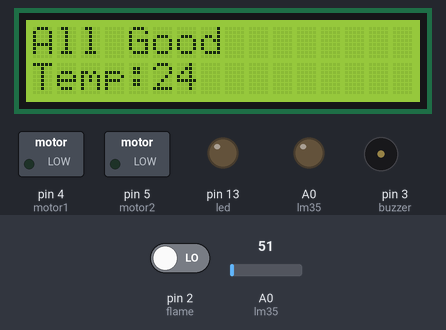
The sketch below on a simulated Arduino Uno, built with avr-gcc and run on an emulated ATmega328P. On the bench: 16×2 character LCD, switched loads named in the sketch (green lamp = pin HIGH), output pins drawn as LEDs (lit = HIGH), buzzer (waves = sounding, pin HIGH). Inputs (shaded band) come from the test bench; at power-on: pin 2 (flame) LOW, A0 (lm35) = 51.

Above: at 2.2 s.
2.3 s: pin 2 (flame) driven HIGH
At 3.4 s:
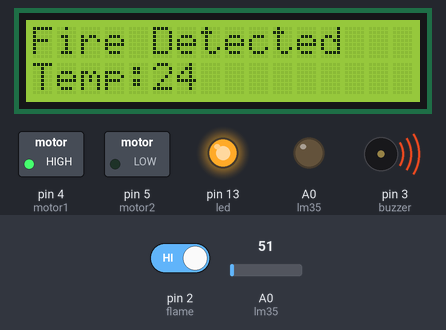
4.1 s: A0 (lm35) set to 61
At 5.4 s:
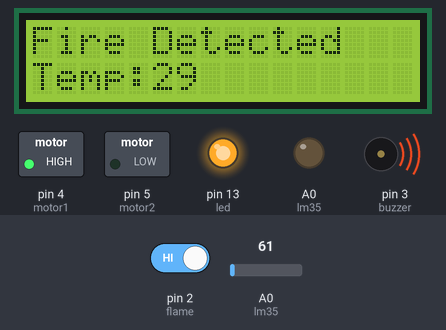
5.8 s: A0 (lm35) set to 71
At 6.2 s:
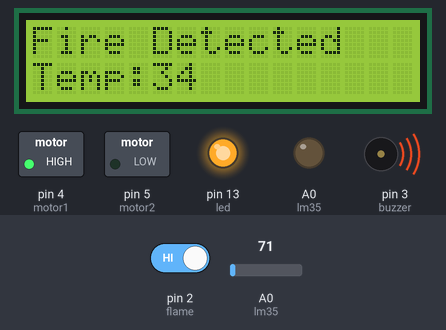
7.4 s: pin 2 (flame) driven LOW
At 8.2 s:
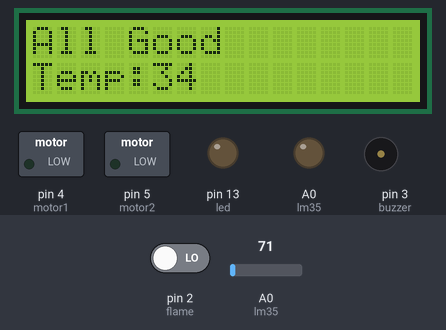
9.0 s: A0 (lm35) set to 86
At 10.1 s:
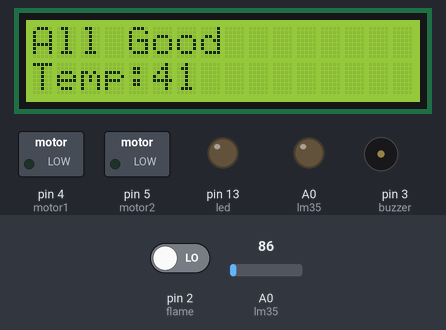
Timing chart, 0 to 12.0 s (numbered marks = the images above; inputs shaded):
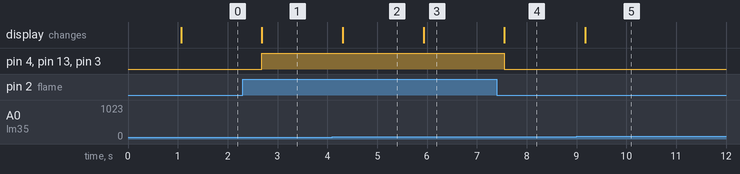

Measured:
- after the input at 2.3 s, pin 4 (motor1), pin 3 (buzzer): LOW → HIGH after 0.38 s; pin 13 (led): LOW → HIGH after 0.39 s; the display: changes after 0.39 s (image 1)
- after the input at 4.1 s, the display: changes after 0.21 s (image 2)
- after the input at 5.8 s, the display: changes after 0.13 s (image 3)
- after the input at 7.4 s, pin 4 (motor1), pin 13 (led), pin 3 (buzzer): HIGH → LOW after 0.15 s; the display: changes after 0.15 s (image 4)
- after the input at 9.0 s, the display: changes after 0.17 s (image 5)

The sketch:

FLAME.ino
```cpp
#include <LiquidCrystal.h>
LiquidCrystal lcd(A5, A4, A3, A2, A1, 12); //(rs, en, d4, d5, d6, d7)
int flame = 2, buzzer = 3, motor1 = 4, motor2 = 5, led = 13, lm35 = A0;
int flamev;
int temp;
void setup() {
  // put your setup code here, to run once:
  pinMode(flame, INPUT);
  pinMode(buzzer, OUTPUT);
  pinMode(motor1, OUTPUT);
  pinMode(motor2, OUTPUT);
  pinMode(led, OUTPUT);
  pinMode(lm35, OUTPUT);
  digitalWrite(buzzer, 0);
  digitalWrite(motor1, 0);
  digitalWrite(motor2, 0);
  digitalWrite(led, 0);
  lcd.begin(16, 2);
  lcd.print("WELCOME");
  delay(1000);
}

void loop() {
  // put your main code here, to run repeatedly:
  lcd.clear();
  temp = analogRead(lm35);
  temp = map(temp, 0, 308, 0, 150);
  //  temp = (temp/1024)*500 ;
  flamev = digitalRead(flame);
  if (flamev == HIGH || temp >= 85) {
    digitalWrite(buzzer, 1);
    digitalWrite(motor1, 1);
    digitalWrite(motor2, 0);
    lcd.print("Fire Detected");
    lcd.setCursor(0, 1);
    lcd.print("Temp:");
    lcd.setCursor(5, 1);
    lcd.print(temp);
    digitalWrite(led, 1);
  }
  else {
    digitalWrite(buzzer, 0);
    digitalWrite(motor1, 0);
    digitalWrite(motor2, 0);
    lcd.print("All Good");
    lcd.setCursor(0, 1);
    lcd.print("Temp:");
    lcd.setCursor(5, 1);
    lcd.print(temp);
    digitalWrite(led, 0);
  }
  delay(400);
}
```
